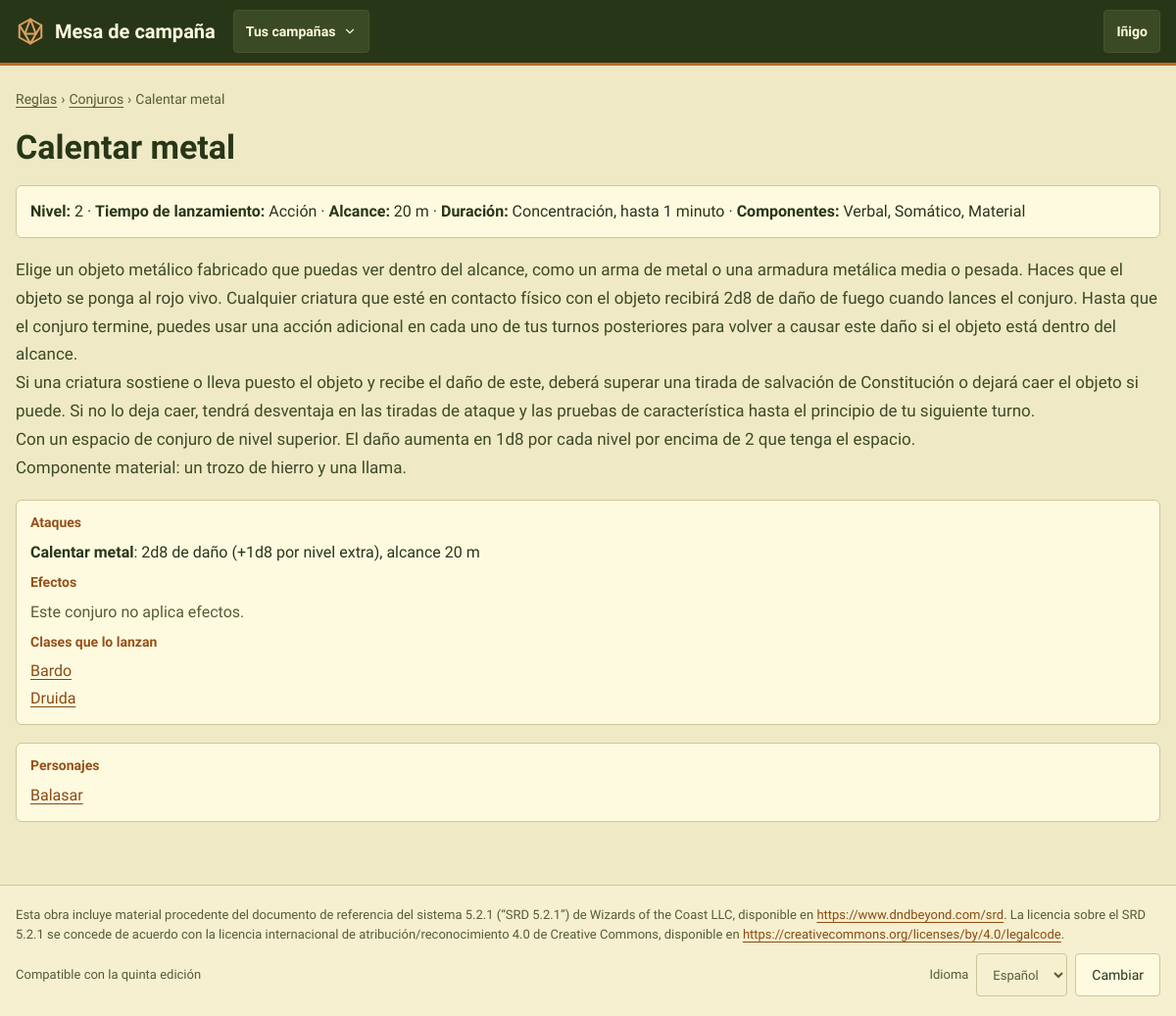
The page /reglas/conjuros/36/ (signed in) on the database its author committed.
### CampaignManager/models.py (models this page shows, shortened)
class User(AbstractUser):
    pass

class Spell(models.Model):
    name = models.CharField(max_length=100)
    level = models.IntegerField(default=0, help_text="0 = cantrip (truco)")
    casting_time = models.CharField(max_length=200)
    range = models.IntegerField(null=True, blank=True, help_text="In meters. Empty if not a distance (Vista, Ilimitado, Especial)")
    duration = models.CharField(max_length=50)
    description = models.TextField(blank=True)
    components = models.ManyToManyField("Component", blank=True)
    attacks = models.ManyToManyField("Attack", blank=True)
    effects = models.ManyToManyField("Effect", blank=True)

class Component(models.Model):
    type = models.CharField(max_length=50)

class Attack(models.Model):
    name = models.CharField(max_length=100)
    extra = models.IntegerField(default=0, help_text="Fixed damage that does not depend on dice")
    range = models.IntegerField(null=True, blank=True, help_text="In meters; in melee, 1 square = 1 m. Empty if the attack has no set range")
    area = models.IntegerField(default=0, help_text="In meters")
    cooldown = models.IntegerField(default=0, help_text="In rounds")
    stat_bonus = models.CharField(
        max_length=3,
        choices=Stat.choices,
        null=True,
        blank=True,
        help_text="Ability whose modifier is added to the damage (some blunt attacks add Strength)",
    )
    dice = models.ManyToManyField("DiceRoll", blank=True)
    armor_damages = models.ManyToManyField("ArmorDamage", blank=True)
    effects = models.ManyToManyField("Effect", blank=True)
    @property
    def base_dice(self):
        return self.dice.filter(per_extra_level=False)
    @property
    def scaling_dice(self):
        return self.dice.filter(per_extra_level=True)
    def damage(self, character=None, extra_levels=0):
        """The damage with numbers (game rule 4), as (dice, bonus).

        dice: [(amount, sides)], the base dice plus the dice per extra level rolled
        `extra_levels` times, adding up dice with the same sides.
        bonus: `extra` plus `character`'s modifier for `stat_bonus`, if the attack has one.
        """
        amounts = {}
        for roll in self.dice.all():
            times = extra_levels if roll.per_extra_level else 1
            if times:
                amounts[roll.sides] = amounts.get(roll.sides, 0) + roll.amount * times
        bonus = self.extra
        if self.stat_bonus:
            if character is None:
                raise ValueError(f"{self} adds a {self.get_stat_bonus_display()} modifier: pass the character.")
            bonus += character.modifier(self.stat_bonus)
        return [(amount, sides) for sides, amount in amounts.items()], bonus

class DiceRoll(models.Model):
    amount = models.IntegerField(help_text="Number of dice")
    sides = models.IntegerField(help_text="Sides per die")
    per_extra_level = models.BooleanField(
        default=False,
        help_text="Rolled once per extra level: spell slot levels above the spell's level, "
        "or character levels 5, 11 and 17 reached for cantrips. Not used by weapons.",
    )
    def __str__(self):
        dice = f"{self.amount}d{self.sides}"
        return f"{dice} per extra level" if self.per_extra_level else dice

class CharacterClass(models.Model):
    class Magic(models.TextChoices):
        COMPLETA = "completa", "Lanzador completo"
        MEDIA = "media", "Medio lanzador"
        PACTO = "pacto", "Magia de pacto"
        NINGUNA = "ninguna", "Sin magia"
    name = models.CharField(max_length=100)
    primary_ability = models.CharField(max_length=50)
    description = models.TextField(blank=True)
    magic = models.CharField(max_length=10, choices=Magic.choices, default=Magic.NINGUNA,
                             help_text="Gives the character's magic points at each level")
    abilities = models.ManyToManyField("Ability", through="ClassAbility")
    spells = models.ManyToManyField("Spell", blank=True)
    class Meta:
        verbose_name_plural = "character classes"

class Character(models.Model):
    class Status(models.TextChoices):
        PENDIENTE = "pendiente", "Pendiente"
        APROBADO = "aprobado", "Aprobado"
    name = models.CharField(max_length=100)
    xp = models.IntegerField(default=0)
    level = models.PositiveSmallIntegerField(
        default=1,
        validators=[MinValueValidator(1), MaxValueValidator(rules.MAX_LEVEL)],
        help_text="Level reached. It can be behind the XP until the player levels up",
    )
    hp = models.IntegerField(help_text="Maximum hit points")
    temp_hp = models.IntegerField(help_text="Current hit points")
    ac = models.IntegerField(help_text="Armor class")
    temp_ap = models.IntegerField(default=0, help_text="Current armor points")
    inspiration = models.IntegerField(default=0)
    strength = models.IntegerField()
    dexterity = models.IntegerField()
    constitution = models.IntegerField()
    intelligence = models.IntegerField()
    wisdom = models.IntegerField()
    charisma = models.IntegerField()
    portrait = models.ImageField(upload_to="retratos/", blank=True)
    background = models.TextField(blank=True)
    notes = models.TextField(blank=True, help_text="The player's own notes")
    status = models.CharField(max_length=10, choices=Status.choices, default=Status.APROBADO)
    dead = models.BooleanField(default=False)
    knocked_down_in = models.ForeignKey(
        "Encounter", on_delete=models.SET_NULL, null=True, blank=True, related_name="+",
        help_text="The fight in which the character was last knocked down",
    )
    magic_points = models.PositiveIntegerField(default=0)
    magic_points_bonus = models.IntegerField(
        default=0, help_text="The master's adjustment to the magic points the class gives at this level (can be negative)")
    player = models.ForeignKey(User, on_delete=models.SET_NULL, null=True, blank=True)
    char_class = models.ForeignKey("CharacterClass", on_delete=models.PROTECT)
    subclass = models.ForeignKey("Subclass", on_delete=models.PROTECT, null=True, blank=True)
    race = models.ForeignKey("Race", on_delete=models.PROTECT)
    subrace = models.ForeignKey("Subrace", on_delete=models.PROTECT, null=True, blank=True)
    campaigns = models.ManyToManyField("Campaign", blank=True, related_name="characters")
    is_npc = models.BooleanField(default=False)
    template = models.ForeignKey(
        "self",
        on_delete=models.CASCADE,
        null=True,
        blank=True,
        related_name="copies",
        limit_choices_to={"is_npc": True, "template__isnull": True},
        help_text="Only for NPC copies: the NPC template this character was made from",
    )
    abilities = models.ManyToManyField("Ability", through="CharacterAbility", blank=True)
    spells = models.ManyToManyField("Spell", blank=True)
    items = models.ManyToManyField("Item", through="Inventory")
    effects = models.ManyToManyField("Effect", through="ActiveEffect")
    class Meta:
        ordering = ["name"]
        indexes = [models.Index(fields=["is_npc", "status"])]
        constraints = [
            models.CheckConstraint(
                condition=models.Q(template__isnull=True) | models.Q(is_npc=True),
                name="template_only_for_npcs",
                violation_error_message="Only NPCs can have a template.",
            ),
            models.CheckConstraint(
                condition=models.Q(level__gte=1, level__lte=rules.MAX_LEVEL),
                name="level_from_1_to_max",
            ),
        ]

### CampaignManager/views.py (the view)
# urls.py: path("reglas/conjuros/<int:pk>/", views.SpellDetailView.as_view(), name="spell_detail"),
class SpellDetailView(CatalogDetailView):
    model = Spell
    context_object_name = "spell"
    template_name = "spell_detail.html"
    character_filter = "spells"

### CampaignManager/templates/spell_detail.html (shortened to what this page needs)
{% extends "base.html" %}
{% load i18n %}
{% block content %}
<section class="pila" aria-labelledby="h-reglas">
    <nav class="migas" aria-label="{% translate 'Ruta' %}"><a href="{% url 'index' %}">{% translate "Reglas" %}</a> <span aria-hidden="true">›</span> <a href="{% url 'spell_list' %}">{% translate "Conjuros" %}</a> <span aria-hidden="true">›</span> <span>{{ spell.name }}</span></nav>
    <h1 id="h-reglas">{{ spell.name }}</h1>
    <div class="tarjeta compacta">
        <p><b>{% translate "Nivel" %}:</b> {% if spell.level == 0 %}{% translate "Truco" %}{% else %}{{ spell.level }}{% endif %}
            · <b>{% translate "Tiempo de lanzamiento" %}:</b> {{ spell.casting_time }}
            · <b>{% translate "Alcance" %}:</b> {% if spell.range is None %}—{% else %}{{ spell.range }} m{% endif %}
            · <b>{% translate "Duración" %}:</b> {{ spell.duration }}
            · <b>{% translate "Componentes" %}:</b> {% for component in spell.components.all %}{{ component.type }}{% if not forloop.last %}, {% endif %}{% empty %}—{% endfor %}</p>
    </div>
    {% if spell.description %}<div class="lectura-p">{{ spell.description|linebreaks }}</div>{% endif %}
    <div class="tarjeta compacta">
        <h2 class="rotulo">{% translate "Ataques" %}</h2>
        <ul class="lista-limpia" style="gap:4px">{% for attack in spell.attacks.all %}<li>{% include "attack_summary.html" %}</li>{% empty %}<li class="atenuado">{% translate "Este conjuro no ataca." %}</li>{% endfor %}</ul>
        <h2 class="rotulo">{% translate "Efectos" %}</h2>
        <ul class="lista-limpia" style="gap:4px">{% for effect in spell.effects.all %}<li>{{ effect.name }}{% if effect.duration %} ({{ effect.duration }}){% endif %}</li>{% empty %}<li class="atenuado">{% translate "Este conjuro no aplica efectos." %}</li>{% endfor %}</ul>
        <h2 class="rotulo">{% translate "Clases que lo lanzan" %}</h2>
        <ul class="lista-limpia" style="gap:4px">{% for character_class in spell.characterclass_set.all %}<li><a href="{% url 'character_class_detail' character_class.pk %}">{{ character_class.name }}</a></li>{% empty %}<li class="atenuado">{% translate "Ninguna clase lo lanza." %}</li>{% endfor %}</ul>
    </div>
    <div class="tarjeta compacta">
        <h2 class="rotulo">{% translate "Personajes" %}</h2>
        <ul class="lista-limpia" style="gap:4px">
            {% for character in characters %}<li><a href="{% url 'character_detail' character.pk %}">{{ character.name }}</a>{% if character.is_npc %} <span class="pastilla">{% translate "PNJ" %}</span>{% endif %}</li>
            {% empty %}<li class="atenuado">{% translate "No hay personajes que lo conozcan y que puedas ver." %}</li>{% endfor %}
        </ul>
    </div>
</section>
{% endblock %}

### CampaignManager/templates/base.html (shortened to what this page needs)
{% load static i18n mesa %}<!DOCTYPE html>
{% get_current_language as LANGUAGE_CODE %}
<html lang="{{ LANGUAGE_CODE }}">
<head>
    <link rel="stylesheet" href="{% asset 'css/mesa.css' %}">
</head>
<body>
<header class="cabecera">
    <div class="cabecera-inner">
        <a class="marca" href="{% url 'start' %}">
            <svg width="30" height="30" viewBox="0 0 24 24" fill="none" stroke="#DDA15E" stroke-width="1.6" stroke-linejoin="round" aria-hidden="true"><path d="M12 2 21 7v10l-9 5-9-5V7z"></path><path d="M12 2 7.5 14h9z"></path><path d="M3 7l4.5 7M21 7l-4.5 7M7.5 14 12 22l4.5-8"></path></svg>
            <span>Mesa de campaña</span>
        </a>
        {% if user.is_authenticated and nav_campaigns %}
        <details class="desplegable">
            <summary aria-label="{% translate 'Cambiar de campaña' %}">{% if nav_campaign %}{{ nav_campaign.name }}{% else %}{% translate "Tus campañas" %}{% endif %}
                <svg width="14" height="14" viewBox="0 0 24 24" fill="none" stroke="currentColor" stroke-width="2" stroke-linecap="round" aria-hidden="true"><path d="M6 9l6 6 6-6"></path></svg></summary>
        </details>
        {% endif %}
        {% if user.is_authenticated %}
        <details class="desplegable">
            <summary>{{ user.get_short_name|default:user.username }}</summary>
        </details>
        {% endif %}
    </div>
</header>
<main id="principal" class="contenido">
    {% block content %}{% endblock %}
</main>
<footer class="pie">
    <div class="pie-inner">
        <p lang="es">Esta obra incluye material procedente del documento de referencia del sistema 5.2.1 (“SRD 5.2.1”) de Wizards of the Coast LLC, disponible en <a href="https://www.dndbeyond.com/srd">https://www.dndbeyond.com/srd</a>. La licencia sobre el SRD 5.2.1 se concede de acuerdo con la licencia internacional de atribución/reconocimiento 4.0 de Creative Commons, disponible en <a href="https://creativecommons.org/licenses/by/4.0/legalcode">https://creativecommons.org/licenses/by/4.0/legalcode</a>.</p>
        <div class="fila-s" style="justify-content:space-between">
            <span>{% translate "Compatible con la quinta edición" %}</span>
            <form action="{% url 'set_language' %}" method="post" class="fila-s">
                <label for="idioma">{% translate "Idioma" %}</label>
                <select id="idioma" name="language" class="entrada" style="width:auto">
                    {% get_available_languages as LANGUAGES %}
                    {% for code, name in LANGUAGES %}<option value="{{ code }}" {% if code == LANGUAGE_CODE %}selected{% endif %}>{{ name }}</option>{% endfor %}
                </select>
                <button type="submit" class="btn">{% translate "Cambiar" %}</button>
            </form>
        </div>
    </div>
</footer>
</body>
</html>

### CampaignManager/templates/attack_summary.html (shortened to what this page needs)
{% load i18n %}
<strong>{{ attack.name }}</strong>:
{% for dice in attack.base_dice %}{{ dice }}{% endfor %} {% translate "de daño" %}{% for dice in attack.scaling_dice %}{% if forloop.first %} (+{% endif %}{{ dice.amount }}d{{ dice.sides }}{% if forloop.last %} {% translate "por nivel extra" %}){% else %} +{% endif %}{% endfor %}{% if attack.range is not None %}, {% translate "alcance" %} {{ attack.range }} m{% endif %}

### rows shown on the page
User: get_short_name "Iñigo"
Spell: name "Calentar metal", level "2", casting_time "Acción", range "20", duration "Concentración, hasta 1 minuto", description "Elige un objeto metálico fabricado que puedas ver dentro del alcance, como un arma de metal o una armadura metálica media o pesada. Haces que el objeto se ponga al rojo vivo. Cualquier criatura que esté en contacto físico con el objeto recibirá 2d8 de daño de fuego cuando lances el conjuro. Hasta que el conjuro termine, puedes usar una acción adicional en cada uno de tus turnos posteriores para volver a causar este daño si el objeto está dentro del alcance. Si una criatura sostiene o lleva puesto el objeto y recibe el daño de este, deberá superar una tirada de salvación de Constitución o dejará caer el objeto si puede. Si no lo deja caer, tendrá desventaja en las tiradas de ataque y las…"
Component: type "Verbal"
Component: type "Somático"
Component: type "Material"
Attack: name "Calentar metal", range "20"
DiceRoll: amount+sides+per_extra_level "2d8"
DiceRoll: amount "1", sides "8"
CharacterClass: name "Bardo"
CharacterClass: name "Druida"
Character: name "Balasar"

### other values the page prints
form field language "Español"
